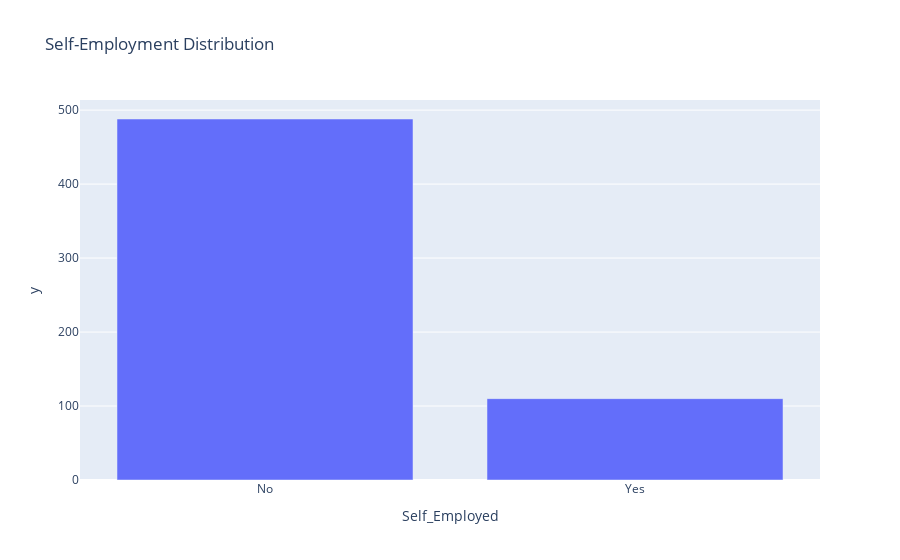

Notebook cell for this chart:
### Markdown cell above
Distribution of the self-employment column

### Code cell
self_employed_count = data['Self_Employed'].value_counts()
fig_self_employed = px.bar(self_employed_count, x=self_employed_count.index, y=self_employed_count.values, title='Self-Employment Distribution')
fig_self_employed.show()

### Figure 1 — Plotly figure (JSON) as saved in the notebook; plotly's stock layout.template omitted (floating-point values rounded to 4 significant figures)
{"data": [{"alignmentgroup": "True", "hovertemplate": "Self_Employed=%{x}<br>y=%{y}<extra></extra>", "legendgroup": "", "marker": {"color": "#636efa", "pattern": {"shape": ""}}, "name": "", "offsetgroup": "", "orientation": "v", "showlegend": false, "textposition": "auto", "type": "bar", "x": ["No", "Yes"], "xaxis": "x", "y": [488, 110], "yaxis": "y"}], "layout": {"autosize": true, "barmode": "relative", "legend": {"tracegroupgap": 0}, "title": {"text": "Self-Employment Distribution"}, "xaxis": {"anchor": "y", "autorange": true, "domain": [0, 1], "range": [-0.5, 1.5], "title": {"text": "Self_Employed"}, "type": "category"}, "yaxis": {"anchor": "x", "autorange": true, "domain": [0, 1], "range": [0, 513.7], "title": {"text": "y"}, "type": "linear"}}}
